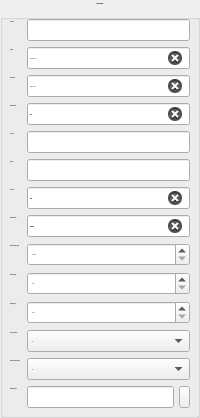
    <widget class="QGroupBox" name="groupBox_3">
     <property name="enabled">
      <bool>true</bool>
     </property>
     <property name="sizePolicy">
      <sizepolicy hsizetype="Expanding" vsizetype="Preferred">
       <horstretch>0</horstretch>
       <verstretch>0</verstretch>
      </sizepolicy>
     </property>
     <property name="maximumSize">
      <size>
       <width>16777215</width>
       <height>16777215</height>
      </size>
     </property>
     <property name="font">
      <font>
       <family>Open Sans Extrabold</family>
       <pointsize>-1</pointsize>
       <weight>50</weight>
       <italic>false</italic>
       <bold>false</bold>
      </font>
     </property>
     <property name="styleSheet">
      <string notr="true"/>
     </property>
     <property name="title">
      <string> General Data </string>
     </property>
     <property name="alignment">
      <set>Qt::AlignCenter</set>
     </property>
     <layout class="QFormLayout" name="formLayout_3">
      <property name="leftMargin">
       <number>7</number>
      </property>
      <property name="topMargin">
       <number>10</number>
      </property>
      <property name="rightMargin">
       <number>7</number>
      </property>
      <property name="bottomMargin">
       <number>7</number>
      </property>
      <item row="0" column="0">
       <widget class="QLabel" name="label_5">
        <property name="font">
         <font>
          <family>Open Sans Semibold</family>
          <pointsize>-1</pointsize>
          <weight>50</weight>
          <italic>false</italic>
          <bold>false</bold>
         </font>
        </property>
        <property name="accessibleName">
         <string>LabelInfoWhite</string>
        </property>
        <property name="text">
         <string>NORAD:</string>
        </property>
       </widget>
      </item>
      <item row="0" column="1">
       <widget class="QLineEdit" name="le_norad">
        <property name="font">
         <font>
          <family>Open Sans</family>
          <pointsize>-1</pointsize>
          <weight>50</weight>
          <italic>false</italic>
          <bold>false</bold>
         </font>
        </property>
        <property name="contextMenuPolicy">
         <enum>Qt::DefaultContextMenu</enum>
        </property>
        <property name="styleSheet">
         <string notr="true"/>
        </property>
        <property name="inputMethodHints">
         <set>Qt::ImhNone</set>
        </property>
        <property name="inputMask">
         <string/>
        </property>
        <property name="text">
         <string/>
        </property>
        <property name="maxLength">
         <number>20</number>
        </property>
        <property name="dragEnabled">
         <bool>false</bool>
        </property>
        <property name="clearButtonEnabled">
         <bool>true</bool>
        </property>
       </widget>
      </item>
      <item row="1" column="0">
       <widget class="QLabel" name="label">
        <property name="font">
         <font>
          <family>Open Sans Semibold</family>
          <pointsize>-1</pointsize>
          <weight>50</weight>
          <italic>false</italic>
          <bold>false</bold>
         </font>
        </property>
        <property name="accessibleName">
         <string>LabelInfoWhite</string>
        </property>
        <property name="text">
         <string>Name:</string>
        </property>
       </widget>
      </item>
      <item row="1" column="1">
       <widget class="QLineEdit" name="le_name">
        <property name="font">
         <font>
          <family>Open Sans</family>
          <pointsize>-1</pointsize>
          <weight>50</weight>
          <italic>false</italic>
          <bold>false</bold>
         </font>
        </property>
        <property name="styleSheet">
         <string notr="true"/>
        </property>
        <property name="text">
         <string>COSMOS247d</string>
        </property>
        <property name="maxLength">
         <number>10</number>
        </property>
        <property name="clearButtonEnabled">
         <bool>true</bool>
        </property>
       </widget>
      </item>
      <item row="2" column="0">
       <widget class="QLabel" name="label_2">
        <property name="font">
         <font>
          <family>Open Sans Semibold</family>
          <pointsize>-1</pointsize>
          <weight>50</weight>
          <italic>false</italic>
          <bold>false</bold>
         </font>
        </property>
        <property name="accessibleName">
         <string>LabelInfoWhite</string>
        </property>
        <property name="text">
         <string>ILRS name:</string>
        </property>
       </widget>
      </item>
      <item row="2" column="1">
       <widget class="QLineEdit" name="le_ilrsname">
        <property name="font">
         <font>
          <family>Open Sans</family>
          <pointsize>-1</pointsize>
          <weight>50</weight>
          <italic>false</italic>
          <bold>false</bold>
         </font>
        </property>
        <property name="styleSheet">
         <string notr="true"/>
        </property>
        <property name="text">
         <string>GLONASS128</string>
        </property>
        <property name="maxLength">
         <number>10</number>
        </property>
        <property name="clearButtonEnabled">
         <bool>true</bool>
        </property>
       </widget>
      </item>
      <item row="3" column="0">
       <widget class="QLabel" name="label_27">
        <property name="font">
         <font>
          <family>Open Sans Semibold</family>
          <pointsize>-1</pointsize>
          <weight>50</weight>
          <italic>false</italic>
          <bold>false</bold>
         </font>
        </property>
        <property name="accessibleName">
         <string>LabelInfoWhite</string>
        </property>
        <property name="text">
         <string>Abbreviation:</string>
        </property>
       </widget>
      </item>
      <item row="3" column="1">
       <widget class="QLineEdit" name="le_abb">
        <property name="styleSheet">
         <string notr="true"/>
        </property>
        <property name="text">
         <string>EKS</string>
        </property>
        <property name="maxLength">
         <number>3</number>
        </property>
        <property name="clearButtonEnabled">
         <bool>true</bool>
        </property>
       </widget>
      </item>
      <item row="4" column="0">
       <widget class="QLabel" name="label_3">
        <property name="font">
         <font>
          <family>Open Sans Semibold</family>
          <pointsize>-1</pointsize>
          <weight>50</weight>
          <italic>false</italic>
          <bold>false</bold>
         </font>
        </property>
        <property name="accessibleName">
         <string>LabelInfoWhite</string>
        </property>
        <property name="text">
         <string>COSPAR:</string>
        </property>
       </widget>
      </item>
      <item row="4" column="1">
       <widget class="QLineEdit" name="le_cospar">
        <property name="styleSheet">
         <string notr="true"/>
        </property>
        <property name="inputMask">
         <string/>
        </property>
        <property name="text">
         <string/>
        </property>
        <property name="maxLength">
         <number>20</number>
        </property>
        <property name="clearButtonEnabled">
         <bool>true</bool>
        </property>
       </widget>
      </item>
      <item row="5" column="0">
       <widget class="QLabel" name="label_4">
        <property name="font">
         <font>
          <family>Open Sans Semibold</family>
          <pointsize>-1</pointsize>
          <weight>50</weight>
          <italic>false</italic>
          <bold>false</bold>
         </font>
        </property>
        <property name="accessibleName">
         <string>LabelInfoWhite</string>
        </property>
        <property name="text">
         <string>ILRS ID:</string>
        </property>
       </widget>
      </item>
      <item row="5" column="1">
       <widget class="QLineEdit" name="le_ilrsid">
        <property name="styleSheet">
         <string notr="true"/>
        </property>
        <property name="inputMask">
         <string/>
        </property>
        <property name="text">
         <string/>
        </property>
        <property name="maxLength">
         <number>7</number>
        </property>
        <property name="clearButtonEnabled">
         <bool>true</bool>
        </property>
       </widget>
      </item>
      <item row="6" column="0">
       <widget class="QLabel" name="label_6">
        <property name="font">
         <font>
          <family>Open Sans Semibold</family>
          <pointsize>-1</pointsize>
          <weight>50</weight>
          <italic>false</italic>
          <bold>false</bold>
         </font>
        </property>
        <property name="accessibleName">
         <string>LabelInfoWhite</string>
        </property>
        <property name="text">
         <string>SIC Code:</string>
        </property>
       </widget>
      </item>
      <item row="6" column="1">
       <widget class="QLineEdit" name="le_sic">
        <property name="styleSheet">
         <string notr="true"/>
        </property>
        <property name="text">
         <string>9128</string>
        </property>
        <property name="clearButtonEnabled">
         <bool>true</bool>
        </property>
       </widget>
      </item>
      <item row="7" column="0">
       <widget class="QLabel" name="label_25">
        <property name="font">
         <font>
          <family>Open Sans Semibold</family>
          <pointsize>-1</pointsize>
          <weight>50</weight>
          <italic>false</italic>
          <bold>false</bold>
         </font>
        </property>
        <property name="accessibleName">
         <string>LabelInfoWhite</string>
        </property>
        <property name="text">
         <string>Classification:</string>
        </property>
       </widget>
      </item>
      <item row="7" column="1">
       <widget class="QLineEdit" name="le_classification">
        <property name="styleSheet">
         <string notr="true"/>
        </property>
        <property name="text">
         <string>Glonass</string>
        </property>
        <property name="clearButtonEnabled">
         <bool>true</bool>
        </property>
       </widget>
      </item>
      <item row="8" column="0">
       <widget class="QLabel" name="label_13">
        <property name="font">
         <font>
          <family>Open Sans Semibold</family>
          <pointsize>-1</pointsize>
          <weight>50</weight>
          <italic>false</italic>
          <bold>false</bold>
         </font>
        </property>
        <property name="accessibleName">
         <string>LabelInfoWhite</string>
        </property>
        <property name="text">
         <string>Radar Section (m2):</string>
        </property>
       </widget>
      </item>
      <item row="8" column="1">
       <widget class="QDoubleSpinBox" name="sb_rcs">
        <property name="font">
         <font>
          <family>Open Sans</family>
          <pointsize>-1</pointsize>
          <weight>50</weight>
          <italic>false</italic>
          <bold>false</bold>
         </font>
        </property>
        <property name="styleSheet">
         <string notr="true"/>
        </property>
        <property name="suffix">
         <string> m2</string>
        </property>
        <property name="decimals">
         <number>3</number>
        </property>
        <property name="maximum">
         <double>1000.000000000000000</double>
        </property>
       </widget>
      </item>
      <item row="9" column="0">
       <widget class="QLabel" name="label_9">
        <property name="font">
         <font>
          <family>Open Sans Semibold</family>
          <pointsize>-1</pointsize>
          <weight>50</weight>
          <italic>false</italic>
          <bold>false</bold>
         </font>
        </property>
        <property name="accessibleName">
         <string>LabelInfoWhite</string>
        </property>
        <property name="text">
         <string>Altitude (km):</string>
        </property>
       </widget>
      </item>
      <item row="9" column="1">
       <widget class="QSpinBox" name="sb_altitude">
        <property name="font">
         <font>
          <family>Open Sans</family>
          <pointsize>-1</pointsize>
          <weight>50</weight>
          <italic>false</italic>
          <bold>false</bold>
         </font>
        </property>
        <property name="suffix">
         <string> km</string>
        </property>
        <property name="maximum">
         <number>999999</number>
        </property>
       </widget>
      </item>
      <item row="10" column="0">
       <widget class="QLabel" name="label_18">
        <property name="font">
         <font>
          <family>Open Sans Semibold</family>
          <pointsize>-1</pointsize>
          <weight>50</weight>
          <italic>false</italic>
          <bold>false</bold>
         </font>
        </property>
        <property name="accessibleName">
         <string>LabelInfoWhite</string>
        </property>
        <property name="text">
         <string>Inclination (º):</string>
        </property>
       </widget>
      </item>
      <item row="10" column="1">
       <widget class="QDoubleSpinBox" name="sb_inclination">
        <property name="font">
         <font>
          <family>Open Sans</family>
          <pointsize>-1</pointsize>
          <weight>50</weight>
          <italic>false</italic>
          <bold>false</bold>
         </font>
        </property>
        <property name="suffix">
         <string> º</string>
        </property>
        <property name="decimals">
         <number>3</number>
        </property>
        <property name="maximum">
         <double>360.000000000000000</double>
        </property>
       </widget>
      </item>
      <item row="11" column="0">
       <widget class="QLabel" name="label_12">
        <property name="font">
         <font>
          <family>Open Sans Semibold</family>
          <pointsize>-1</pointsize>
          <weight>50</weight>
          <italic>false</italic>
          <bold>false</bold>
         </font>
        </property>
        <property name="accessibleName">
         <string>LabelInfoWhite</string>
        </property>
        <property name="text">
         <string>Is space debris:</string>
        </property>
       </widget>
      </item>
      <item row="11" column="1">
       <widget class="QComboBox" name="cb_debris">
        <property name="font">
         <font>
          <family>Open Sans</family>
          <pointsize>-1</pointsize>
          <weight>50</weight>
          <italic>false</italic>
          <bold>false</bold>
         </font>
        </property>
        <property name="cursor">
         <cursorShape>PointingHandCursor</cursorShape>
        </property>
        <property name="toolTip">
         <string/>
        </property>
        <property name="autoFillBackground">
         <bool>false</bool>
        </property>
        <property name="currentIndex">
         <number>0</number>
        </property>
        <property name="sizeAdjustPolicy">
         <enum>QComboBox::AdjustToMinimumContentsLength</enum>
        </property>
        <property name="frame">
         <bool>true</bool>
        </property>
        <item>
         <property name="text">
          <string>No</string>
         </property>
        </item>
        <item>
         <property name="text">
          <string>Yes</string>
         </property>
        </item>
        <item>
         <property name="text">
          <string>Unknown</string>
         </property>
        </item>
       </widget>
      </item>
      <item row="12" column="0">
       <widget class="QLabel" name="label_11">
        <property name="font">
         <font>
          <family>Open Sans Semibold</family>
          <pointsize>-1</pointsize>
          <weight>50</weight>
          <italic>false</italic>
          <bold>false</bold>
         </font>
        </property>
        <property name="accessibleName">
         <string>LabelInfoWhite</string>
        </property>
        <property name="text">
         <string>Laser Retro Reflector: </string>
        </property>
       </widget>
      </item>
      <item row="12" column="1">
       <widget class="QComboBox" name="cb_lrr">
        <property name="font">
         <font>
          <family>Open Sans</family>
          <pointsize>-1</pointsize>
          <weight>50</weight>
          <italic>false</italic>
          <bold>false</bold>
         </font>
        </property>
        <property name="cursor">
         <cursorShape>PointingHandCursor</cursorShape>
        </property>
        <property name="currentIndex">
         <number>0</number>
        </property>
        <item>
         <property name="text">
          <string>No</string>
         </property>
        </item>
        <item>
         <property name="text">
          <string>Yes</string>
         </property>
        </item>
        <item>
         <property name="text">
          <string>Unknown</string>
         </property>
        </item>
       </widget>
      </item>
      <item row="13" column="0">
       <widget class="QLabel" name="label_21">
        <property name="font">
         <font>
          <family>Open Sans Semibold</family>
          <pointsize>-1</pointsize>
          <weight>50</weight>
          <italic>false</italic>
          <bold>false</bold>
         </font>
        </property>
        <property name="accessibleName">
         <string>LabelInfoWhite</string>
        </property>
        <property name="text">
         <string>Object picture:</string>
        </property>
       </widget>
      </item>
      <item row="13" column="1">
       <layout class="QHBoxLayout" name="horizontalLayout">
        <property name="spacing">
         <number>5</number>
        </property>
        <item>
         <widget class="QLineEdit" name="le_picture">
          <property name="styleSheet">
           <string notr="true"/>
          </property>
          <property name="text">
           <string/>
          </property>
          <property name="readOnly">
           <bool>true</bool>
          </property>
          <property name="clearButtonEnabled">
           <bool>true</bool>
          </property>
         </widget>
        </item>
        <item>
         <widget class="QPushButton" name="pb_picture">
          <property name="sizePolicy">
           <sizepolicy hsizetype="Minimum" vsizetype="Minimum">
            <horstretch>0</horstretch>
            <verstretch>0</verstretch>
           </sizepolicy>
          </property>
          <property name="maximumSize">
           <size>
            <width>25</width>
            <height>25</height>
           </size>
          </property>
          <property name="cursor">
           <cursorShape>PointingHandCursor</cursorShape>
          </property>
          <property name="text">
           <string/>
          </property>
          <property name="icon">
           <iconset resource="../SP_Core/resources/common_resources.qrc">
            <normaloff>:/icons/link_icon&amp;48.png</normaloff>:/icons/link_icon&amp;48.png</iconset>
          </property>
          <property name="iconSize">
           <size>
            <width>15</width>
            <height>15</height>
           </size>
          </property>
         </widget>
        </item>
       </layout>
      </item>
     </layout>
    </widget>
